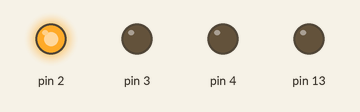
Bench run of a sketch on a simulated Arduino Uno, built with avr-gcc and run on an emulated ATmega328P. Shown: output pins drawn as LEDs (lit = HIGH).

Above: at 2.5 s.
At 5.5 s:
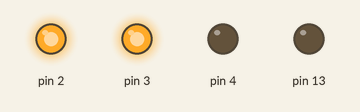
At 7.5 s:
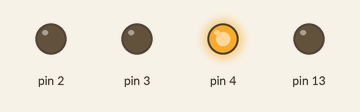
At 9.75 s:
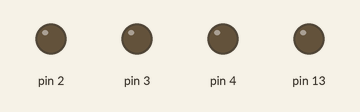
At 11.9 s:
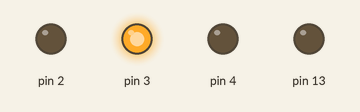
Timing chart, 0 to 16.1 s (numbered marks = the images above):
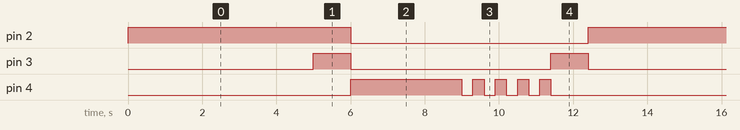

The sketch:

Swetofor.ino
```cpp
void setup()
{
 pinMode(13,OUTPUT);
 pinMode(2,OUTPUT);
 pinMode(3,OUTPUT);
 pinMode(4,OUTPUT);

}

void loop()
{
// digitalWrite(13,HIGH);
// delay(1000);
// digitalWrite(13,LOW);
// delay(100);

 digitalWrite(2,HIGH);
 delay(5000);

 digitalWrite(3,HIGH);
 delay(1000);

 digitalWrite(3,LOW);
 digitalWrite(2,LOW);
 digitalWrite(4,HIGH);
 delay(3000);

 for (int i = 0; i < 4; i++)
 {
 digitalWrite(4,LOW);
 delay(300);
 digitalWrite(4,HIGH);
 delay(300);
 }
 digitalWrite(4,LOW);
 digitalWrite(3,HIGH);
 delay(1000);
 digitalWrite(3,LOW);

}
```

Measured:
- by itself, pin 2: alternates HIGH for 6.0 s and LOW for 6.4 s
- by itself, pin 3: alternates HIGH for 1.0 s and LOW for 5.2 s
- by itself, pin 4: repeats every 12.4 s: 4 × (LOW 0.30 s, HIGH 0.30 s), LOW 7.0 s, HIGH 3.0 s
